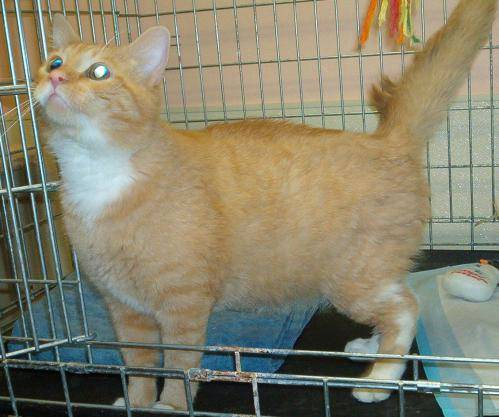
#> input picture DataAugmentation/data/input/cat.167.jpg, 499 x 417 px
$ python linear_regression.py --image ../DataAugmentation/data/input/cat.167.jpg
#> lines starting #> are read from the running program, lines starting #| are printed output that depends on the picture; after the words box and inside, x2 and y2 are one past the last pixel; in counts of white or black regions, pixels touching at a corner belong together
# Import the necessary libraries
import numpy as np
import cv2
import argparse

# contruct the argument parse
ap = argparse.ArgumentParser()
ap.add_argument("-i","--image", required=True,
                help= "path to the image")
args =vars(ap.parse_args())

# initialize the class labels and set the seed of the pseudorandom
# number generator so we can reproduce our results
labels = ["dog", "cat"]
np.random.seed(1)

# randomly initialize our weigth matrx and bias vestor
# in a real training and classificatio task, these parameters would
# be learn by our model
W = np.random.randn(3,3072)
b=np.random.randn(3)


# load our input image , resize it, and then flattan it into
# our feature vector representaton

orig = cv2.imread(args["image"])
#> orig is the input picture: shape (417, 499, 3); mean B, G, R 109.9, 131.4, 135.7
image = cv2.resize(orig,(32,32)).flatten()
#> image = 3072 values, max 254 at index 500, min 1 at index 2696, mean 125.5

# computr the output scores by taking the dot poduct between
# the weight matrix and image pixels, followed by adding the bias
scores = W.dot(image) + b
#> scores = [9530.7, -2197.8, -3542.9]

# loop over the scores + labels and display them
for (label, score) in zip(labels,scores):
    print("[INFO] {}: {:.2f}".format(label,score))
#> this loop made 2 passes
#> (label, score) on passes 1 to 2: ('dog', 9530.7), ('cat', -2197.8)
#| [INFO] dog: 9530.67
#| [INFO] cat: -2197.84

# draw the label with the highest score on the mage as our prediction
cv2.putText(orig,"Label: {}".format(labels[np.argmax(scores)]),
(10,30), cv2.FONT_HERSHEY_SIMPLEX, 0.9, (0, 255 ,0),2)
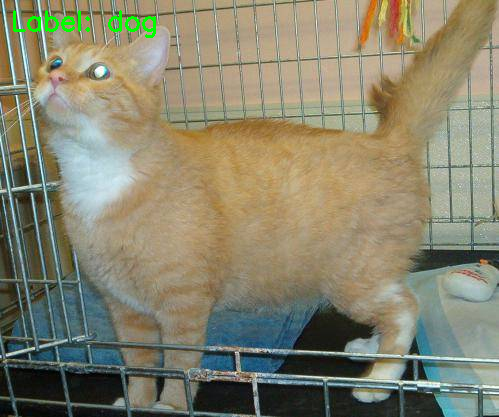
#> orig: shape (417, 499, 3); 0.49% of pixels changed, all inside (x1, y1, x2, y2) = (13, 10, 156, 38)

# display our input image
cv2.imshow("Image", orig)
cv2.waitKey(0)
